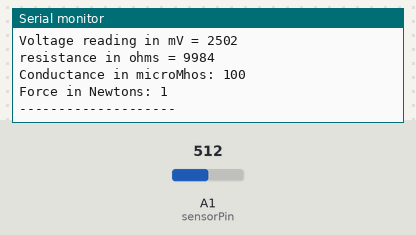
This sketch was run on a simulated Arduino Uno, built with avr-gcc and run on an emulated ATmega328P. Parts: the last lines printed to the serial monitor. Inputs (shaded band) come from the test bench; at power-on: A1 (sensorPin) = 512.

Above: at 1.8 s.
1.9 s: A1 (sensorPin) set to 0
At 3.0 s:
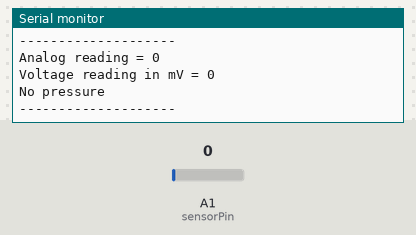
4.7 s: A1 (sensorPin) set to 122
At 6.1 s:
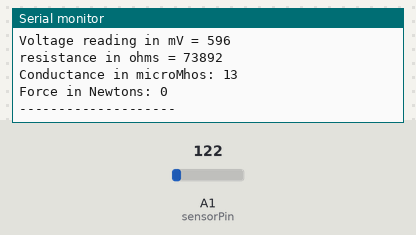
Timing chart, 0 to 7.7 s (numbered marks = the images above; inputs shaded):
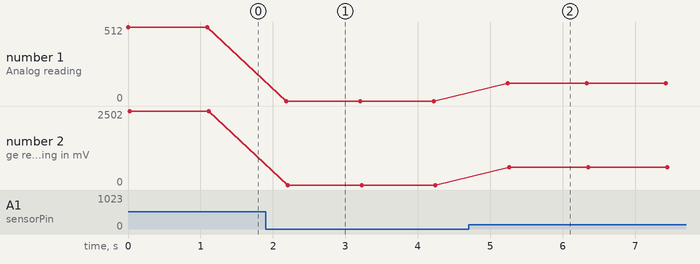

The sketch:

ForceSensorTest.ino
```cpp
/* FSR testing sketch.

Connect one end of FSR to power, the other end to Analog 0.
Then connect one end of a 10K resistor from Analog 0 to ground

For more information see www.ladyada.net/learn/sensors/fsr.html */

int sensorPin = 1;     // the FSR and 10K pulldown are connected to a0
int sensorVal;     // the analog reading from the FSR resistor divider
int sensorVoltage;     // the analog reading converted to voltage
unsigned long sensorResistance;  // The voltage converted to resistance, can be very big so make "long"
unsigned long sensorConductance;
long sensorForce;       // Finally, the resistance converted to force

void setup(void) {
  Serial.begin(9600);   // We'll send debugging information via the Serial monitor
}

void loop(void) {
  sensorVal = analogRead(sensorPin);
  Serial.print("Analog reading = ");
  Serial.println(sensorVal);

  // analog voltage reading ranges from about 0 to 1023 which maps to 0V to 5V (= 5000mV)
  sensorVoltage = map(sensorVal, 0, 1023, 0, 5000);
  Serial.print("Voltage reading in mV = ");
  Serial.println(sensorVoltage);

  if (sensorVoltage == 0) {
    Serial.println("No pressure");
  } else {
    // The voltage = Vcc * R / (R + FSR) where R = 10K and Vcc = 5V
    // so FSR = ((Vcc - V) * R) / V        yay math!
    sensorResistance = 5000 - sensorVoltage;     // Voltage is in millivolts so 5V = 5000mV
    sensorResistance *= 10000;                // 10K resistor
    sensorResistance /= sensorVoltage;
    Serial.print("resistance in ohms = ");
    Serial.println(sensorResistance);

    sensorConductance = 1000000;           // we measure in micromhos so
    sensorConductance /= sensorResistance;
    Serial.print("Conductance in microMhos: ");
    Serial.println(sensorConductance);

    // Use the two FSR guide graphs to approximate the force
    if (sensorConductance <= 1000) {
      sensorForce = sensorConductance / 80;
      Serial.print("Force in Newtons: ");
      Serial.println(sensorForce);
    } else {
      sensorForce = sensorConductance - 1000;
      sensorForce /= 2000;
      Serial.print("Force in Newtons: ");
      Serial.println(sensorForce);
    }
  }
  Serial.println("--------------------");
  delay(1000);
}
```

Measured:
- after the input at 1.9 s, the serial monitor: prints a new line after 0.28 s (image 1)
- after the input at 4.7 s, the serial monitor: prints a new line after 0.54 s (image 2)
- plotted number 1: 512 → 0 after the input at 1.9 s, 0 → 122 after the input at 4.7 s
- plotted number 2: 2502 → 0 after the input at 1.9 s, 0 → 596 after the input at 4.7 s
